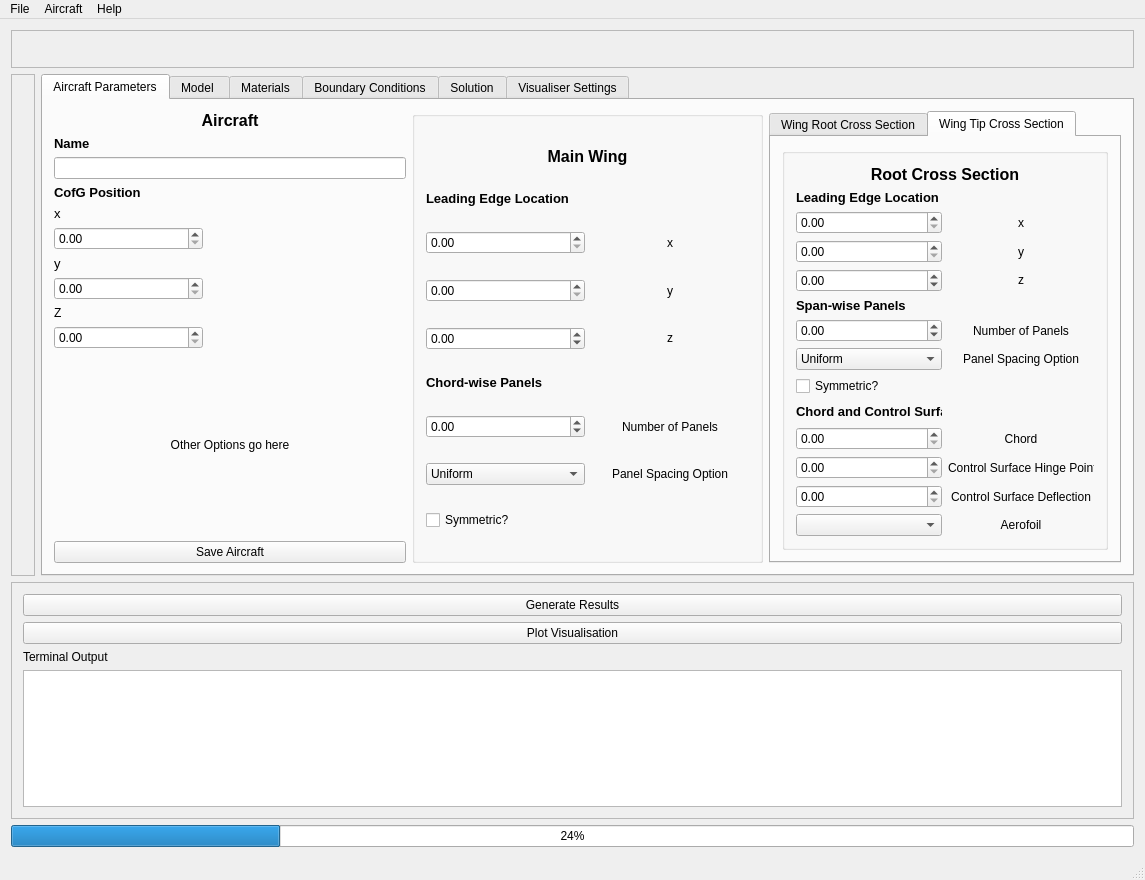
<?xml version="1.0" encoding="UTF-8"?>
<ui version="4.0">
 <class>MainWindowDesign</class>
 <widget class="QMainWindow" name="MainWindowDesign">
  <property name="geometry">
   <rect>
    <x>0</x>
    <y>0</y>
    <width>1145</width>
    <height>880</height>
   </rect>
  </property>
  <property name="sizePolicy">
   <sizepolicy hsizetype="Preferred" vsizetype="Preferred">
    <horstretch>0</horstretch>
    <verstretch>0</verstretch>
   </sizepolicy>
  </property>
  <property name="minimumSize">
   <size>
    <width>1052</width>
    <height>880</height>
   </size>
  </property>
  <property name="windowTitle">
   <string>MainWindow</string>
  </property>
  <widget class="QWidget" name="centralWidget">
   <layout class="QGridLayout" name="gridLayout_4">
    <item row="2" column="0">
     <widget class="QFrame" name="frame">
      <property name="frameShape">
       <enum>QFrame::StyledPanel</enum>
      </property>
      <property name="frameShadow">
       <enum>QFrame::Raised</enum>
      </property>
      <layout class="QHBoxLayout" name="horizontalLayout"/>
     </widget>
    </item>
    <item row="2" column="1">
     <widget class="QTabWidget" name="tabWidget">
      <property name="sizePolicy">
       <sizepolicy hsizetype="Expanding" vsizetype="Expanding">
        <horstretch>0</horstretch>
        <verstretch>0</verstretch>
       </sizepolicy>
      </property>
      <property name="toolTipDuration">
       <number>-1</number>
      </property>
      <property name="currentIndex">
       <number>0</number>
      </property>
      <widget class="QWidget" name="aircraftParametersTab">
       <attribute name="title">
        <string>Aircraft Parameters</string>
       </attribute>
       <layout class="QHBoxLayout" name="horizontalLayout_2">
        <item>
         <layout class="QVBoxLayout" name="verticalLayout_2">
          <item>
           <widget class="QLabel" name="label_13">
            <property name="sizePolicy">
             <sizepolicy hsizetype="Preferred" vsizetype="Maximum">
              <horstretch>0</horstretch>
              <verstretch>0</verstretch>
             </sizepolicy>
            </property>
            <property name="font">
             <font>
              <pointsize>12</pointsize>
              <weight>75</weight>
              <bold>true</bold>
             </font>
            </property>
            <property name="text">
             <string>Aircraft</string>
            </property>
            <property name="alignment">
             <set>Qt::AlignCenter</set>
            </property>
           </widget>
          </item>
          <item>
           <widget class="QLabel" name="label_14">
            <property name="sizePolicy">
             <sizepolicy hsizetype="Preferred" vsizetype="Maximum">
              <horstretch>0</horstretch>
              <verstretch>0</verstretch>
             </sizepolicy>
            </property>
            <property name="font">
             <font>
              <pointsize>10</pointsize>
              <weight>75</weight>
              <bold>true</bold>
             </font>
            </property>
            <property name="text">
             <string>Name</string>
            </property>
           </widget>
          </item>
          <item>
           <widget class="QLineEdit" name="nameInput">
            <property name="sizePolicy">
             <sizepolicy hsizetype="Preferred" vsizetype="Fixed">
              <horstretch>0</horstretch>
              <verstretch>0</verstretch>
             </sizepolicy>
            </property>
           </widget>
          </item>
          <item>
           <widget class="QLabel" name="label_15">
            <property name="sizePolicy">
             <sizepolicy hsizetype="Preferred" vsizetype="Maximum">
              <horstretch>0</horstretch>
              <verstretch>0</verstretch>
             </sizepolicy>
            </property>
            <property name="font">
             <font>
              <pointsize>10</pointsize>
              <weight>75</weight>
              <bold>true</bold>
             </font>
            </property>
            <property name="text">
             <string>CofG Position</string>
            </property>
           </widget>
          </item>
          <item>
           <widget class="QLabel" name="label_16">
            <property name="sizePolicy">
             <sizepolicy hsizetype="Maximum" vsizetype="Maximum">
              <horstretch>0</horstretch>
              <verstretch>0</verstretch>
             </sizepolicy>
            </property>
            <property name="font">
             <font>
              <pointsize>10</pointsize>
             </font>
            </property>
            <property name="text">
             <string>x</string>
            </property>
           </widget>
          </item>
          <item>
           <widget class="QDoubleSpinBox" name="x_CofG">
            <property name="sizePolicy">
             <sizepolicy hsizetype="Fixed" vsizetype="Maximum">
              <horstretch>0</horstretch>
              <verstretch>0</verstretch>
             </sizepolicy>
            </property>
            <property name="minimumSize">
             <size>
              <width>149</width>
              <height>0</height>
             </size>
            </property>
           </widget>
          </item>
          <item>
           <widget class="QLabel" name="label_17">
            <property name="sizePolicy">
             <sizepolicy hsizetype="Maximum" vsizetype="Maximum">
              <horstretch>0</horstretch>
              <verstretch>0</verstretch>
             </sizepolicy>
            </property>
            <property name="font">
             <font>
              <pointsize>10</pointsize>
             </font>
            </property>
            <property name="text">
             <string>y</string>
            </property>
           </widget>
          </item>
          <item>
           <widget class="QDoubleSpinBox" name="y_CofG">
            <property name="sizePolicy">
             <sizepolicy hsizetype="Fixed" vsizetype="Fixed">
              <horstretch>0</horstretch>
              <verstretch>0</verstretch>
             </sizepolicy>
            </property>
            <property name="minimumSize">
             <size>
              <width>149</width>
              <height>0</height>
             </size>
            </property>
           </widget>
          </item>
          <item>
           <widget class="QLabel" name="label_18">
            <property name="sizePolicy">
             <sizepolicy hsizetype="Maximum" vsizetype="Maximum">
              <horstretch>0</horstretch>
              <verstretch>0</verstretch>
             </sizepolicy>
            </property>
            <property name="text">
             <string>Z</string>
            </property>
           </widget>
          </item>
          <item>
           <widget class="QDoubleSpinBox" name="z_CofG">
            <property name="sizePolicy">
             <sizepolicy hsizetype="Fixed" vsizetype="Fixed">
              <horstretch>0</horstretch>
              <verstretch>0</verstretch>
             </sizepolicy>
            </property>
            <property name="minimumSize">
             <size>
              <width>149</width>
              <height>0</height>
             </size>
            </property>
           </widget>
          </item>
          <item>
           <widget class="QLabel" name="label_19">
            <property name="text">
             <string>Other Options go here</string>
            </property>
            <property name="alignment">
             <set>Qt::AlignCenter</set>
            </property>
           </widget>
          </item>
          <item>
           <widget class="QPushButton" name="saveAircraftButtom">
            <property name="text">
             <string>Save Aircraft</string>
            </property>
           </widget>
          </item>
         </layout>
        </item>
        <item>
         <widget class="QGroupBox" name="groupBox">
          <property name="title">
           <string/>
          </property>
          <layout class="QGridLayout" name="gridLayout">
           <item row="3" column="1" alignment="Qt::AlignHCenter">
            <widget class="QLabel" name="label">
             <property name="text">
              <string>x</string>
             </property>
            </widget>
           </item>
           <item row="4" column="1" alignment="Qt::AlignHCenter">
            <widget class="QLabel" name="label_2">
             <property name="text">
              <string>y</string>
             </property>
            </widget>
           </item>
           <item row="2" column="0" colspan="2">
            <widget class="QLabel" name="label_11">
             <property name="sizePolicy">
              <sizepolicy hsizetype="Preferred" vsizetype="Maximum">
               <horstretch>0</horstretch>
               <verstretch>0</verstretch>
              </sizepolicy>
             </property>
             <property name="font">
              <font>
               <pointsize>10</pointsize>
               <weight>75</weight>
               <bold>true</bold>
              </font>
             </property>
             <property name="text">
              <string>Leading Edge Location</string>
             </property>
            </widget>
           </item>
           <item row="5" column="0">
            <widget class="QDoubleSpinBox" name="LE_loc_z">
             <property name="minimum">
              <double>-33.000000000000000</double>
             </property>
             <property name="maximum">
              <double>45.000000000000000</double>
             </property>
            </widget>
           </item>
           <item row="3" column="0">
            <widget class="QDoubleSpinBox" name="LE_loc_x">
             <property name="suffix">
              <string/>
             </property>
             <property name="maximum">
              <double>49.000000000000000</double>
             </property>
            </widget>
           </item>
           <item row="8" column="1" alignment="Qt::AlignHCenter">
            <widget class="QLabel" name="label_5">
             <property name="sizePolicy">
              <sizepolicy hsizetype="MinimumExpanding" vsizetype="Preferred">
               <horstretch>0</horstretch>
               <verstretch>0</verstretch>
              </sizepolicy>
             </property>
             <property name="text">
              <string>Number of Panels</string>
             </property>
            </widget>
           </item>
           <item row="4" column="0">
            <widget class="QDoubleSpinBox" name="LE_loc_y">
             <property name="maximum">
              <double>49.000000000000000</double>
             </property>
            </widget>
           </item>
           <item row="11" column="0">
            <widget class="QCheckBox" name="mainWingSymmetryCheckbox">
             <property name="text">
              <string>Symmetric?</string>
             </property>
            </widget>
           </item>
           <item row="10" column="1" alignment="Qt::AlignHCenter">
            <widget class="QLabel" name="label_4">
             <property name="text">
              <string>Panel Spacing Option</string>
             </property>
            </widget>
           </item>
           <item row="7" column="0">
            <widget class="QLabel" name="label_12">
             <property name="sizePolicy">
              <sizepolicy hsizetype="Preferred" vsizetype="Maximum">
               <horstretch>0</horstretch>
               <verstretch>0</verstretch>
              </sizepolicy>
             </property>
             <property name="font">
              <font>
               <pointsize>10</pointsize>
               <weight>75</weight>
               <bold>true</bold>
              </font>
             </property>
             <property name="text">
              <string>Chord-wise Panels</string>
             </property>
            </widget>
           </item>
           <item row="10" column="0">
            <widget class="QComboBox" name="CWPanelSpcaing">
             <item>
              <property name="text">
               <string>Uniform</string>
              </property>
             </item>
             <item>
              <property name="text">
               <string>Cosine</string>
              </property>
             </item>
             <item>
              <property name="text">
               <string>Reverse Cosine</string>
              </property>
             </item>
            </widget>
           </item>
           <item row="5" column="1" alignment="Qt::AlignHCenter">
            <widget class="QLabel" name="label_3">
             <property name="text">
              <string>&lt;html&gt;&lt;head/&gt;&lt;body&gt;&lt;p&gt;z&lt;/p&gt;&lt;/body&gt;&lt;/html&gt;</string>
             </property>
            </widget>
           </item>
           <item row="8" column="0">
            <widget class="QDoubleSpinBox" name="panelNum_CWPanels">
             <property name="minimum">
              <double>-50.000000000000000</double>
             </property>
             <property name="maximum">
              <double>44.000000000000000</double>
             </property>
            </widget>
           </item>
           <item row="0" column="0" colspan="2">
            <widget class="QLabel" name="MainWingLabel">
             <property name="sizePolicy">
              <sizepolicy hsizetype="Minimum" vsizetype="Maximum">
               <horstretch>0</horstretch>
               <verstretch>0</verstretch>
              </sizepolicy>
             </property>
             <property name="font">
              <font>
               <pointsize>12</pointsize>
               <weight>75</weight>
               <bold>true</bold>
              </font>
             </property>
             <property name="contextMenuPolicy">
              <enum>Qt::PreventContextMenu</enum>
             </property>
             <property name="frameShadow">
              <enum>QFrame::Sunken</enum>
             </property>
             <property name="lineWidth">
              <number>1</number>
             </property>
             <property name="text">
              <string>Main Wing</string>
             </property>
             <property name="alignment">
              <set>Qt::AlignCenter</set>
             </property>
            </widget>
           </item>
          </layout>
         </widget>
        </item>
        <item>
         <widget class="QTabWidget" name="tabWidget_2">
          <property name="sizePolicy">
           <sizepolicy hsizetype="Ignored" vsizetype="Expanding">
            <horstretch>0</horstretch>
            <verstretch>0</verstretch>
           </sizepolicy>
          </property>
          <property name="currentIndex">
           <number>1</number>
          </property>
          <widget class="QWidget" name="tab_7">
           <property name="minimumSize">
            <size>
             <width>318</width>
             <height>0</height>
            </size>
           </property>
           <attribute name="title">
            <string>Wing Root Cross Section</string>
           </attribute>
           <layout class="QGridLayout" name="gridLayout_3">
            <item row="0" column="0">
             <widget class="QGroupBox" name="groupBox_8">
              <property name="title">
               <string/>
              </property>
              <layout class="QGridLayout" name="gridLayout_11">
               <item row="4" column="0">
                <widget class="QDoubleSpinBox" name="WRCW_LE_loc_y">
                 <property name="maximum">
                  <double>49.000000000000000</double>
                 </property>
                </widget>
               </item>
               <item row="8" column="0">
                <widget class="QDoubleSpinBox" name="panelNum_SWPanels">
                 <property name="minimum">
                  <double>-50.000000000000000</double>
                 </property>
                 <property name="maximum">
                  <double>44.000000000000000</double>
                 </property>
                </widget>
               </item>
               <item row="14" column="0">
                <widget class="QDoubleSpinBox" name="WRCS_CSHP"/>
               </item>
               <item row="8" column="1" alignment="Qt::AlignHCenter">
                <widget class="QLabel" name="label_74">
                 <property name="sizePolicy">
                  <sizepolicy hsizetype="MinimumExpanding" vsizetype="Preferred">
                   <horstretch>0</horstretch>
                   <verstretch>0</verstretch>
                  </sizepolicy>
                 </property>
                 <property name="minimumSize">
                  <size>
                   <width>0</width>
                   <height>0</height>
                  </size>
                 </property>
                 <property name="text">
                  <string>Number of Panels</string>
                 </property>
                </widget>
               </item>
               <item row="3" column="1" alignment="Qt::AlignHCenter">
                <widget class="QLabel" name="label_78">
                 <property name="text">
                  <string>x</string>
                 </property>
                </widget>
               </item>
               <item row="12" column="0">
                <widget class="QLabel" name="label_69">
                 <property name="font">
                  <font>
                   <pointsize>10</pointsize>
                   <weight>75</weight>
                   <bold>true</bold>
                  </font>
                 </property>
                 <property name="text">
                  <string>Chord and Control Surface</string>
                 </property>
                </widget>
               </item>
               <item row="13" column="1">
                <widget class="QLabel" name="label_75">
                 <property name="text">
                  <string>Chord</string>
                 </property>
                 <property name="alignment">
                  <set>Qt::AlignCenter</set>
                 </property>
                </widget>
               </item>
               <item row="15" column="0">
                <widget class="QDoubleSpinBox" name="WRCS_CSD"/>
               </item>
               <item row="15" column="1">
                <widget class="QLabel" name="label_79">
                 <property name="text">
                  <string>Control Surface Deflection</string>
                 </property>
                 <property name="alignment">
                  <set>Qt::AlignCenter</set>
                 </property>
                </widget>
               </item>
               <item row="4" column="1" alignment="Qt::AlignHCenter">
                <widget class="QLabel" name="label_73">
                 <property name="text">
                  <string>y</string>
                 </property>
                </widget>
               </item>
               <item row="13" column="0">
                <widget class="QDoubleSpinBox" name="WRCS_Chord"/>
               </item>
               <item row="7" column="0">
                <widget class="QLabel" name="label_70">
                 <property name="sizePolicy">
                  <sizepolicy hsizetype="Preferred" vsizetype="Maximum">
                   <horstretch>0</horstretch>
                   <verstretch>0</verstretch>
                  </sizepolicy>
                 </property>
                 <property name="font">
                  <font>
                   <pointsize>10</pointsize>
                   <weight>75</weight>
                   <bold>true</bold>
                  </font>
                 </property>
                 <property name="text">
                  <string>Span-wise panels</string>
                 </property>
                </widget>
               </item>
               <item row="5" column="1" alignment="Qt::AlignHCenter">
                <widget class="QLabel" name="label_72">
                 <property name="text">
                  <string>&lt;html&gt;&lt;head/&gt;&lt;body&gt;&lt;p&gt;z&lt;/p&gt;&lt;/body&gt;&lt;/html&gt;</string>
                 </property>
                </widget>
               </item>
               <item row="10" column="1" alignment="Qt::AlignHCenter">
                <widget class="QLabel" name="label_71">
                 <property name="text">
                  <string>Panel Spacing Option</string>
                 </property>
                </widget>
               </item>
               <item row="5" column="0">
                <widget class="QDoubleSpinBox" name="WRCW_LE_loc_z">
                 <property name="minimum">
                  <double>-33.000000000000000</double>
                 </property>
                 <property name="maximum">
                  <double>45.000000000000000</double>
                 </property>
                </widget>
               </item>
               <item row="2" column="0" colspan="2">
                <widget class="QLabel" name="label_77">
                 <property name="sizePolicy">
                  <sizepolicy hsizetype="Preferred" vsizetype="Maximum">
                   <horstretch>0</horstretch>
                   <verstretch>0</verstretch>
                  </sizepolicy>
                 </property>
                 <property name="font">
                  <font>
                   <pointsize>10</pointsize>
                   <weight>75</weight>
                   <bold>true</bold>
                  </font>
                 </property>
                 <property name="text">
                  <string>Leading Edge Location</string>
                 </property>
                </widget>
               </item>
               <item row="14" column="1">
                <widget class="QLabel" name="label_76">
                 <property name="text">
                  <string>Control Surface Hinge Point</string>
                 </property>
                </widget>
               </item>
               <item row="3" column="0">
                <widget class="QDoubleSpinBox" name="WRCW_LE_loc_x">
                 <property name="suffix">
                  <string/>
                 </property>
                 <property name="maximum">
                  <double>49.000000000000000</double>
                 </property>
                </widget>
               </item>
               <item row="10" column="0">
                <widget class="QComboBox" name="SWPanelSpcaing">
                 <item>
                  <property name="text">
                   <string>Uniform</string>
                  </property>
                 </item>
                 <item>
                  <property name="text">
                   <string>Cosine</string>
                  </property>
                 </item>
                 <item>
                  <property name="text">
                   <string>Reverse Cosine</string>
                  </property>
                 </item>
                </widget>
               </item>
               <item row="11" column="0">
                <widget class="QCheckBox" name="WRCS_S_symCheckbox">
                 <property name="text">
                  <string>Symmetric?</string>
                 </property>
                </widget>
               </item>
               <item row="0" column="0" colspan="2">
                <widget class="QLabel" name="MainWingLabel_6">
                 <property name="sizePolicy">
                  <sizepolicy hsizetype="Minimum" vsizetype="Maximum">
                   <horstretch>0</horstretch>
                   <verstretch>0</verstretch>
                  </sizepolicy>
                 </property>
                 <property name="font">
                  <font>
                   <pointsize>12</pointsize>
                   <weight>75</weight>
                   <bold>true</bold>
                  </font>
                 </property>
                 <property name="contextMenuPolicy">
                  <enum>Qt::PreventContextMenu</enum>
                 </property>
                 <property name="frameShadow">
                  <enum>QFrame::Sunken</enum>
                 </property>
                 <property name="lineWidth">
                  <number>1</number>
                 </property>
                 <property name="text">
                  <string>Root Cross Section</string>
                 </property>
                 <property name="alignment">
                  <set>Qt::AlignCenter</set>
                 </property>
                </widget>
               </item>
               <item row="16" column="0">
                <widget class="QComboBox" name="WRCS_aerofoil"/>
               </item>
               <item row="16" column="1">
                <widget class="QLabel" name="label_23">
                 <property name="sizePolicy">
                  <sizepolicy hsizetype="Preferred" vsizetype="Preferred">
                   <horstretch>0</horstretch>
                   <verstretch>0</verstretch>
                  </sizepolicy>
                 </property>
                 <property name="toolTipDuration">
                  <number>0</number>
                 </property>
                 <property name="text">
                  <string>Aerofoil</string>
                 </property>
                 <property name="alignment">
                  <set>Qt::AlignCenter</set>
                 </property>
                </widget>
               </item>
              </layout>
             </widget>
            </item>
           </layout>
          </widget>
          <widget class="QWidget" name="tab_8">
           <attribute name="title">
            <string>Wing Tip Cross Section</string>
           </attribute>
           <layout class="QGridLayout" name="gridLayout_7">
            <item row="0" column="0">
             <widget class="QGroupBox" name="groupBox_7">
              <property name="title">
               <string/>
              </property>
              <layout class="QGridLayout" name="gridLayout_10">
               <item row="13" column="0">
                <widget class="QDoubleSpinBox" name="WTCS_Chord"/>
               </item>
               <item row="4" column="0">
                <widget class="QDoubleSpinBox" name="WTCW_LE_loc_y">
                 <property name="maximum">
                  <double>49.000000000000000</double>
                 </property>
                </widget>
               </item>
               <item row="4" column="1" alignment="Qt::AlignHCenter">
                <widget class="QLabel" name="label_62">
                 <property name="text">
                  <string>y</string>
                 </property>
                </widget>
               </item>
               <item row="10" column="1" alignment="Qt::AlignHCenter">
                <widget class="QLabel" name="label_60">
                 <property name="text">
                  <string>Panel Spacing Option</string>
                 </property>
                </widget>
               </item>
               <item row="3" column="0">
                <widget class="QDoubleSpinBox" name="WTCW_LE_loc_x">
                 <property name="suffix">
                  <string/>
                 </property>
                 <property name="maximum">
                  <double>49.000000000000000</double>
                 </property>
                </widget>
               </item>
               <item row="8" column="1" alignment="Qt::AlignHCenter">
                <widget class="QLabel" name="label_63">
                 <property name="sizePolicy">
                  <sizepolicy hsizetype="MinimumExpanding" vsizetype="Preferred">
                   <horstretch>0</horstretch>
                   <verstretch>0</verstretch>
                  </sizepolicy>
                 </property>
                 <property name="minimumSize">
                  <size>
                   <width>0</width>
                   <height>0</height>
                  </size>
                 </property>
                 <property name="text">
                  <string>Number of Panels</string>
                 </property>
                </widget>
               </item>
               <item row="10" column="0">
                <widget class="QComboBox" name="SWPanelSpcaing_WTCS">
                 <item>
                  <property name="text">
                   <string>Uniform</string>
                  </property>
                 </item>
                 <item>
                  <property name="text">
                   <string>Cosine</string>
                  </property>
                 </item>
                 <item>
                  <property name="text">
                   <string>Reverse Cosine</string>
                  </property>
                 </item>
                </widget>
               </item>
               <item row="12" column="0">
                <widget class="QLabel" name="label_58">
                 <property name="font">
                  <font>
                   <pointsize>10</pointsize>
                   <weight>75</weight>
                   <bold>true</bold>
                  </font>
                 </property>
                 <property name="text">
                  <string>Chord and Control Surface</string>
                 </property>
                </widget>
               </item>
               <item row="0" column="0" colspan="2">
                <widget class="QLabel" name="MainWingLabel_5">
                 <property name="sizePolicy">
                  <sizepolicy hsizetype="Minimum" vsizetype="Maximum">
                   <horstretch>0</horstretch>
                   <verstretch>0</verstretch>
                  </sizepolicy>
                 </property>
                 <property name="font">
                  <font>
                   <pointsize>12</pointsize>
                   <weight>75</weight>
                   <bold>true</bold>
                  </font>
                 </property>
                 <property name="contextMenuPolicy">
                  <enum>Qt::PreventContextMenu</enum>
                 </property>
                 <property name="frameShadow">
                  <enum>QFrame::Sunken</enum>
                 </property>
                 <property name="lineWidth">
                  <number>1</number>
                 </property>
                 <property name="text">
                  <string>Root Cross Section</string>
                 </property>
                 <property name="alignment">
                  <set>Qt::AlignCenter</set>
                 </property>
                </widget>
               </item>
               <item row="14" column="0">
                <widget class="QDoubleSpinBox" name="WTCS_CSHP"/>
               </item>
               <item row="14" column="1">
                <widget class="QLabel" name="label_65">
                 <property name="text">
                  <string>Control Surface Hinge Point</string>
                 </property>
                </widget>
               </item>
               <item row="8" column="0">
                <widget class="QDoubleSpinBox" name="panelNum_SWPanels_WTCS">
                 <property name="minimum">
                  <double>-50.000000000000000</double>
                 </property>
                 <property name="maximum">
                  <double>44.000000000000000</double>
                 </property>
                </widget>
               </item>
               <item row="2" column="0" colspan="2">
                <widget class="QLabel" name="label_66">
                 <property name="sizePolicy">
                  <sizepolicy hsizetype="Preferred" vsizetype="Maximum">
                   <horstretch>0</horstretch>
                   <verstretch>0</verstretch>
                  </sizepolicy>
                 </property>
                 <property name="font">
                  <font>
                   <pointsize>10</pointsize>
                   <weight>75</weight>
                   <bold>true</bold>
                  </font>
                 </property>
                 <property name="text">
                  <string>Leading Edge Location</string>
                 </property>
                </widget>
               </item>
               <item row="11" column="0">
                <widget class="QCheckBox" name="WTCS_S_symCheckbox">
                 <property name="text">
                  <string>Symmetric?</string>
                 </property>
                </widget>
               </item>
               <item row="3" column="1" alignment="Qt::AlignHCenter">
                <widget class="QLabel" name="label_67">
                 <property name="text">
                  <string>x</string>
                 </property>
                </widget>
               </item>
               <item row="13" column="1">
                <widget class="QLabel" name="label_64">
                 <property name="text">
                  <string>Chord</string>
                 </property>
                 <property name="alignment">
                  <set>Qt::AlignCenter</set>
                 </property>
                </widget>
               </item>
               <item row="7" column="0">
                <widget class="QLabel" name="label_59">
                 <property name="sizePolicy">
                  <sizepolicy hsizetype="Preferred" vsizetype="Maximum">
                   <horstretch>0</horstretch>
                   <verstretch>0</verstretch>
                  </sizepolicy>
                 </property>
                 <property name="font">
                  <font>
                   <pointsize>10</pointsize>
                   <weight>75</weight>
                   <bold>true</bold>
                  </font>
                 </property>
                 <property name="text">
                  <string>Span-wise Panels</string>
                 </property>
                </widget>
               </item>
               <item row="5" column="1" alignment="Qt::AlignHCenter">
                <widget class="QLabel" name="label_61">
                 <property name="text">
                  <string>&lt;html&gt;&lt;head/&gt;&lt;body&gt;&lt;p&gt;z&lt;/p&gt;&lt;/body&gt;&lt;/html&gt;</string>
                 </property>
                </widget>
               </item>
               <item row="15" column="0">
                <widget class="QDoubleSpinBox" name="WTCS_CSD"/>
               </item>
               <item row="5" column="0">
                <widget class="QDoubleSpinBox" name="WTCW_LE_loc_z">
                 <property name="minimum">
                  <double>-33.000000000000000</double>
                 </property>
                 <property name="maximum">
                  <double>45.000000000000000</double>
                 </property>
                </widget>
               </item>
               <item row="16" column="0">
                <widget class="QComboBox" name="WTCS_aerofoil"/>
               </item>
               <item row="15" column="1">
                <widget class="QLabel" name="label_68">
                 <property name="text">
                  <string>Control Surface Deflection</string>
                 </property>
                 <property name="alignment">
                  <set>Qt::AlignCenter</set>
                 </property>
                </widget>
               </item>
               <item row="16" column="1">
                <widget class="QLabel" name="label_20">
                 <property name="text">
                  <string>Aerofoil</string>
                 </property>
                 <property name="alignment">
                  <set>Qt::AlignCenter</set>
                 </property>
                </widget>
               </item>
              </layout>
             </widget>
            </item>
           </layout>
          </widget>
         </widget>
        </item>
       </layout>
      </widget>
      <widget class="QWidget" name="modellingTab">
       <attribute name="title">
        <string>Model </string>
       </attribute>
       <layout class="QHBoxLayout" name="horizontalLayout_3">
        <item>
         <widget class="QGroupBox" name="groupBox_2">
          <property name="title">
           <string>Controller</string>
          </property>
          <layout class="QGridLayout" name="gridLayout_2"/>
         </widget>
        </item>
       </layout>
      </widget>
      <widget class="QWidget" name="tab_4">
       <attribute name="title">
        <string>Materials</string>
       </attribute>
      </widget>
      <widget class="QWidget" name="tab_5">
       <attribute name="title">
        <string>Boundary Conditions</string>
       </attribute>
      </widget>
      <widget class="QWidget" name="tab_6">
       <attribute name="title">
        <string>Solution</string>
       </attribute>
      </widget>
      <widget class="QWidget" name="visualiserSettingsTab">
       <attribute name="title">
        <string>Visualiser Settings</string>
       </attribute>
       <widget class="QGroupBox" name="groupBox_4">
        <property name="geometry">
         <rect>
          <x>0</x>
          <y>0</y>
          <width>331</width>
          <height>235</height>
         </rect>
        </property>
        <property name="title">
         <string/>
        </property>
        <layout class="QGridLayout" name="gridLayout_6">
         <item row="5" column="0">
          <widget class="QPushButton" name="q_start_2">
           <property name="text">
            <string>Move</string>
           </property>
          </widget>
         </item>
         <item row="1" column="0">
          <widget class="QDoubleSpinBox" name="q_y_2">
           <property name="maximum">
            <double>49.000000000000000</double>
           </property>
          </widget>
         </item>
         <item row="5" column="2">
          <widget class="QPushButton" name="q_homing_2">
           <property name="text">
            <string>Homing</string>
           </property>
          </widget>
         </item>
         <item row="3" column="0">
          <widget class="QDoubleSpinBox" name="q_beta_2">
           <property name="minimum">
            <double>-50.000000000000000</double>
           </property>
           <property name="maximum">
            <double>44.000000000000000</double>
           </property>
          </widget>
         </item>
         <item row="2" column="0">
          <widget class="QDoubleSpinBox" name="q_alpha_2">
           <property name="minimum">
            <double>-33.000000000000000</double>
           </property>
           <property name="maximum">
            <double>45.000000000000000</double>
           </property>
          </widget>
         </item>
         <item row="0" column="0">
          <widget class="QDoubleSpinBox" name="q_x_2">
           <property name="suffix">
            <string/>
           </property>
           <property name="maximum">
            <double>49.000000000000000</double>
           </property>
          </widget>
         </item>
         <item row="4" column="0">
          <widget class="QDoubleSpinBox" name="q_d_2">
           <property name="minimum">
            <double>-45.000000000000000</double>
           </property>
           <property name="maximum">
            <double>0.000000000000000</double>
           </property>
          </widget>
         </item>
         <item row="5" column="1">
          <widget class="QPushButton" name="q_injection_2">
           <property name="text">
            <string>Injection</string>
           </property>
          </widget>
         </item>
         <item row="0" column="1" alignment="Qt::AlignHCenter">
          <widget class="QLabel" name="label_21">
           <property name="text">
            <string>x</string>
           </property>
          </widget>
         </item>
         <item row="1" column="1" alignment="Qt::AlignHCenter">
          <widget class="QLabel" name="label_22">
           <property name="text">
            <string>y</string>
           </property>
          </widget>
         </item>
         <item row="2" column="1" alignment="Qt::AlignHCenter">
          <widget class="QLabel" name="label_26">
           <property name="text">
            <string>&lt;html&gt;&lt;head/&gt;&lt;body&gt;&lt;p&gt;z&lt;/p&gt;&lt;/body&gt;&lt;/html&gt;</string>
           </property>
          </widget>
         </item>
         <item row="3" column="1" alignment="Qt::AlignHCenter">
          <widget class="QLabel" name="label_27">
           <property name="text">
            <string>&lt;html&gt;&lt;head/&gt;&lt;body&gt;&lt;p&gt;β&lt;/p&gt;&lt;/body&gt;&lt;/html&gt;</string>
           </property>
          </widget>
         </item>
         <item row="4" column="1" alignment="Qt::AlignHCenter">
          <widget class="QLabel" name="label_28">
           <property name="text">
            <string>d</string>
           </property>
          </widget>
         </item>
        </layout>
       </widget>
      </widget>
     </widget>
    </item>
    <item row="1" column="0" colspan="2">
     <widget class="QFrame" name="frame_3">
      <property name="autoFillBackground">
       <bool>false</bool>
      </property>
      <property name="frameShape">
       <enum>QFrame::StyledPanel</enum>
      </property>
      <property name="frameShadow">
       <enum>QFrame::Raised</enum>
      </property>
      <layout class="QGridLayout" name="gridLayout_5">
       <item row="0" column="0">
        <widget class="QLabel" name="Logo">
         <property name="text">
          <string>&lt;html&gt;&lt;head/&gt;&lt;body&gt;&lt;p&gt;&lt;img src=&quot;docs/Black_Text_Logo.png&quot;/&gt;&lt;/p&gt;&lt;/body&gt;&lt;/html&gt;</string>
         </property>
         <property name="alignment">
          <set>Qt::AlignCenter</set>
         </property>
        </widget>
       </item>
      </layout>
     </widget>
    </item>
    <item row="5" column="0" colspan="2">
     <widget class="QProgressBar" name="progressBar">
      <property name="minimum">
       <number>0</number>
      </property>
      <property name="value">
       <number>24</number>
      </property>
     </widget>
    </item>
    <item row="4" column="0" colspan="2">
     <widget class="QFrame" name="frame_2">
      <property name="frameShape">
       <enum>QFrame::StyledPanel</enum>
      </property>
      <property name="frameShadow">
       <enum>QFrame::Raised</enum>
      </property>
      <layout class="QVBoxLayout" name="verticalLayout">
       <item>
        <widget class="QPushButton" name="genResultsButton">
         <property name="contextMenuPolicy">
          <enum>Qt::NoContextMenu</enum>
         </property>
         <property name="text">
          <string>Generate Results</string>
         </property>
        </widget>
       </item>
       <item>
        <widget class="QPushButton" name="plotVisualsButton">
         <property name="text">
          <string>Plot Visualisation</string>
         </property>
        </widget>
       </item>
       <item>
        <widget class="QLabel" name="terminalOutpotLogo">
         <property name="text">
          <string>Terminal Output</string>
         </property>
        </widget>
       </item>
       <item>
        <widget class="QListWidget" name="terminalOutput">
         <property name="sizePolicy">
          <sizepolicy hsizetype="Expanding" vsizetype="Preferred">
           <horstretch>5</horstretch>
           <verstretch>0</verstretch>
          </sizepolicy>
         </property>
        </widget>
       </item>
      </layout>
     </widget>
    </item>
   </layout>
  </widget>
  <widget class="QMenuBar" name="menuBar">
   <property name="geometry">
    <rect>
     <x>0</x>
     <y>0</y>
     <width>1145</width>
     <height>21</height>
    </rect>
   </property>
   <widget class="QMenu" name="menuHelp">
    <property name="title">
     <string>Help</string>
    </property>
    <widget class="QMenu" name="menuExamples">
     <property name="title">
      <string>Examples</string>
     </property>
     <addaction name="actionExample_1"/>
     <addaction name="actionExample_2"/>
     <addaction name="actionExample_3"/>
     <addaction name="actionExample_4"/>
     <addaction name="actionExample_5"/>
     <addaction name="actionExample_6"/>
     <addaction name="actionExample_7"/>
     <addaction name="actionExample_8"/>
     <addaction name="actionExample_9"/>
     <addaction name="actionExample_10"/>
    </widget>
    <addaction name="actionAbout"/>
    <addaction name="menuExamples"/>
    <addaction name="actionManual"/>
    <addaction name="separator"/>
    <addaction name="actionQuit"/>
   </widget>
   <widget class="QMenu" name="menuFile">
    <property name="title">
     <string>File</string>
    </property>
    <addaction name="actionImport_Data"/>
    <addaction name="actionExport_Data"/>
   </widget>
   <widget class="QMenu" name="menuAircraft">
    <property name="title">
     <string>Aircraft</string>
    </property>
    <addaction name="actionPreset_Aircraft_List"/>
   </widget>
   <addaction name="menuFile"/>
   <addaction name="menuAircraft"/>
   <addaction name="menuHelp"/>
  </widget>
  <widget class="QStatusBar" name="statusBar"/>
  <action name="actionAbout">
   <property name="text">
    <string>About</string>
   </property>
  </action>
  <action name="actionManual">
   <property name="text">
    <string>Manual</string>
   </property>
  </action>
  <action name="actionQuit">
   <property name="text">
    <string>Quit</string>
   </property>
  </action>
  <action name="actionImport_Data">
   <property name="text">
    <string>Import Data</string>
   </property>
  </action>
  <action name="actionExport_Data">
   <property name="text">
    <string>Export Data</string>
   </property>
  </action>
  <action name="actionPreset_Aircraft_List">
   <property name="text">
    <string>Preset Aircraft List</string>
   </property>
  </action>
  <action name="actionExample_1">
   <property name="text">
    <string>Example 1: Analyze steady trim example</string>
   </property>
  </action>
  <action name="actionExample_2">
   <property name="text">
    <string>Example 2: Analyze unsteady trim example</string>
   </property>
  </action>
  <action name="actionExample_3">
   <property name="text">
    <string>Example 3: Steady convergence example</string>
   </property>
  </action>
  <action name="actionExample_4">
   <property name="text">
    <string>Example 4: Steady horseshoe vortex lattice method solver</string>
   </property>
  </action>
  <action name="actionExample_5">
   <property name="text">
    <string>Example 5: Steady ring vortex lattice method solver static</string>
   </property>
  </action>
  <action name="actionExample_6">
   <property name="text">
    <string>Example 6: Unsteady ring vortex lattice method solver static</string>
   </property>
  </action>
  <action name="actionExample_7">
   <property name="text">
    <string>Example 7: Unsteady ring vortex lattice method solver variable</string>
   </property>
  </action>
  <action name="actionExample_8">
   <property name="text">
    <string>Example 8: Unsteady ring vortex lattice method solver variable formation</string>
   </property>
  </action>
  <action name="actionExample_9">
   <property name="text">
    <string>Example 9: Unsteady static convergence example</string>
   </property>
  </action>
  <action name="actionExample_10">
   <property name="text">
    <string>Example 10: Unsteady variable convergence example</string>
   </property>
  </action>
 </widget>
 <layoutdefault spacing="6" margin="11"/>
 <resources/>
 <connections/>
</ui>
